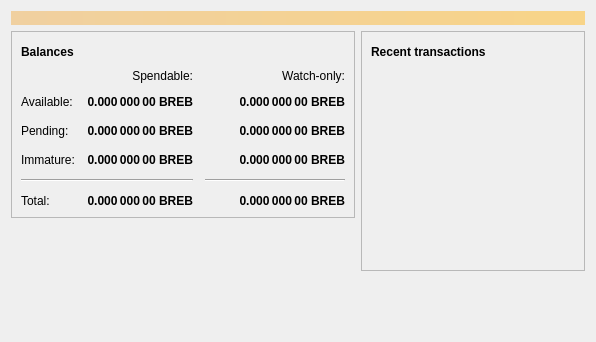
<?xml version="1.0" encoding="UTF-8"?>
<ui version="4.0">
 <class>OverviewPage</class>
 <widget class="QWidget" name="OverviewPage">
  <property name="geometry">
   <rect>
    <x>0</x>
    <y>0</y>
    <width>596</width>
    <height>342</height>
   </rect>
  </property>
  <property name="windowTitle">
   <string>Form</string>
  </property>
  <layout class="QVBoxLayout" name="topLayout">
   <item>
    <widget class="QLabel" name="labelAlerts">
     <property name="visible">
      <bool>false</bool>
     </property>
     <property name="styleSheet">
      <string notr="true">QLabel { background-color: qlineargradient(x1: 0, y1: 0, x2: 1, y2: 0, stop:0 #F0D0A0, stop:1 #F8D488); color:#000000; }</string>
     </property>
     <property name="wordWrap">
      <bool>true</bool>
     </property>
     <property name="margin">
      <number>3</number>
     </property>
     <property name="textInteractionFlags">
      <set>Qt::TextSelectableByMouse</set>
     </property>
    </widget>
   </item>
   <item>
    <layout class="QHBoxLayout" name="horizontalLayout" stretch="1,1">
     <item>
      <layout class="QVBoxLayout" name="verticalLayout_2">
       <item>
        <widget class="QFrame" name="frame">
         <property name="frameShape">
          <enum>QFrame::StyledPanel</enum>
         </property>
         <property name="frameShadow">
          <enum>QFrame::Raised</enum>
         </property>
         <layout class="QVBoxLayout" name="verticalLayout_4">
          <item>
           <layout class="QHBoxLayout" name="horizontalLayout_4">
            <item>
             <widget class="QLabel" name="label_5">
              <property name="font">
               <font>
                <weight>75</weight>
                <bold>true</bold>
               </font>
              </property>
              <property name="text">
               <string>Balances</string>
              </property>
             </widget>
            </item>
            <item>
             <widget class="QPushButton" name="labelWalletStatus">
              <property name="enabled">
               <bool>true</bool>
              </property>
              <property name="maximumSize">
               <size>
                <width>30</width>
                <height>16777215</height>
               </size>
              </property>
              <property name="toolTip">
               <string>The displayed information may be out of date. Your wallet automatically synchronizes with the Brebcoin network after a connection is established, but this process has not completed yet.</string>
              </property>
              <property name="text">
               <string/>
              </property>
              <property name="icon">
               <iconset resource="../bitcoin.qrc">
                <normaloff>:/icons/warning</normaloff>
                <disabledoff>:/icons/warning</disabledoff>:/icons/warning</iconset>
              </property>
              <property name="iconSize">
               <size>
                <width>24</width>
                <height>24</height>
               </size>
              </property>
              <property name="flat">
               <bool>true</bool>
              </property>
             </widget>
            </item>
            <item>
             <spacer name="horizontalSpacer_3">
              <property name="orientation">
               <enum>Qt::Horizontal</enum>
              </property>
              <property name="sizeHint" stdset="0">
               <size>
                <width>40</width>
                <height>20</height>
               </size>
              </property>
             </spacer>
            </item>
           </layout>
          </item>
          <item>
           <layout class="QGridLayout" name="gridLayout">
            <property name="spacing">
             <number>12</number>
            </property>
            <item row="2" column="2">
             <widget class="QLabel" name="labelWatchPending">
              <property name="font">
               <font>
                <weight>75</weight>
                <bold>true</bold>
               </font>
              </property>
              <property name="cursor">
               <cursorShape>IBeamCursor</cursorShape>
              </property>
              <property name="toolTip">
               <string>Unconfirmed transactions to watch-only addresses</string>
              </property>
              <property name="text">
               <string notr="true">0.000 000 00 BREB</string>
              </property>
              <property name="alignment">
               <set>Qt::AlignRight|Qt::AlignTrailing|Qt::AlignVCenter</set>
              </property>
              <property name="textInteractionFlags">
               <set>Qt::LinksAccessibleByMouse|Qt::TextSelectableByKeyboard|Qt::TextSelectableByMouse</set>
              </property>
             </widget>
            </item>
            <item row="2" column="1">
             <widget class="QLabel" name="labelUnconfirmed">
              <property name="font">
               <font>
                <weight>75</weight>
                <bold>true</bold>
               </font>
              </property>
              <property name="cursor">
               <cursorShape>IBeamCursor</cursorShape>
              </property>
              <property name="toolTip">
               <string>Total of transactions that have yet to be confirmed, and do not yet count toward the spendable balance</string>
              </property>
              <property name="text">
               <string notr="true">0.000 000 00 BREB</string>
              </property>
              <property name="alignment">
               <set>Qt::AlignRight|Qt::AlignTrailing|Qt::AlignVCenter</set>
              </property>
              <property name="textInteractionFlags">
               <set>Qt::LinksAccessibleByMouse|Qt::TextSelectableByKeyboard|Qt::TextSelectableByMouse</set>
              </property>
             </widget>
            </item>
            <item row="3" column="2">
             <widget class="QLabel" name="labelWatchImmature">
              <property name="font">
               <font>
                <weight>75</weight>
                <bold>true</bold>
               </font>
              </property>
              <property name="cursor">
               <cursorShape>IBeamCursor</cursorShape>
              </property>
              <property name="toolTip">
               <string>Mined balance in watch-only addresses that has not yet matured</string>
              </property>
              <property name="text">
               <string notr="true">0.000 000 00 BREB</string>
              </property>
              <property name="alignment">
               <set>Qt::AlignRight|Qt::AlignTrailing|Qt::AlignVCenter</set>
              </property>
              <property name="textInteractionFlags">
               <set>Qt::LinksAccessibleByMouse|Qt::TextSelectableByKeyboard|Qt::TextSelectableByMouse</set>
              </property>
             </widget>
            </item>
            <item row="4" column="0" colspan="2">
             <widget class="Line" name="line">
              <property name="orientation">
               <enum>Qt::Horizontal</enum>
              </property>
             </widget>
            </item>
            <item row="4" column="2">
             <widget class="Line" name="lineWatchBalance">
              <property name="sizePolicy">
               <sizepolicy hsizetype="Preferred" vsizetype="Fixed">
                <horstretch>0</horstretch>
                <verstretch>0</verstretch>
               </sizepolicy>
              </property>
              <property name="minimumSize">
               <size>
                <width>140</width>
                <height>0</height>
               </size>
              </property>
              <property name="orientation">
               <enum>Qt::Horizontal</enum>
              </property>
             </widget>
            </item>
            <item row="5" column="0">
             <widget class="QLabel" name="labelTotalText">
              <property name="text">
               <string>Total:</string>
              </property>
             </widget>
            </item>
            <item row="3" column="1">
             <widget class="QLabel" name="labelImmature">
              <property name="font">
               <font>
                <weight>75</weight>
                <bold>true</bold>
               </font>
              </property>
              <property name="cursor">
               <cursorShape>IBeamCursor</cursorShape>
              </property>
              <property name="toolTip">
               <string>Mined balance that has not yet matured</string>
              </property>
              <property name="text">
               <string notr="true">0.000 000 00 BREB</string>
              </property>
              <property name="alignment">
               <set>Qt::AlignRight|Qt::AlignTrailing|Qt::AlignVCenter</set>
              </property>
              <property name="textInteractionFlags">
               <set>Qt::LinksAccessibleByMouse|Qt::TextSelectableByKeyboard|Qt::TextSelectableByMouse</set>
              </property>
             </widget>
            </item>
            <item row="2" column="3">
             <spacer name="horizontalSpacer_2">
              <property name="orientation">
               <enum>Qt::Horizontal</enum>
              </property>
              <property name="sizeHint" stdset="0">
               <size>
                <width>40</width>
                <height>20</height>
               </size>
              </property>
             </spacer>
            </item>
            <item row="3" column="0">
             <widget class="QLabel" name="labelImmatureText">
              <property name="text">
               <string>Immature:</string>
              </property>
             </widget>
            </item>
            <item row="5" column="1">
             <widget class="QLabel" name="labelTotal">
              <property name="font">
               <font>
                <weight>75</weight>
                <bold>true</bold>
               </font>
              </property>
              <property name="cursor">
               <cursorShape>IBeamCursor</cursorShape>
              </property>
              <property name="toolTip">
               <string>Your current total balance</string>
              </property>
              <property name="text">
               <string notr="true">0.000 000 00 BREB</string>
              </property>
              <property name="alignment">
               <set>Qt::AlignRight|Qt::AlignTrailing|Qt::AlignVCenter</set>
              </property>
              <property name="textInteractionFlags">
               <set>Qt::LinksAccessibleByMouse|Qt::TextSelectableByKeyboard|Qt::TextSelectableByMouse</set>
              </property>
             </widget>
            </item>
            <item row="5" column="2">
             <widget class="QLabel" name="labelWatchTotal">
              <property name="font">
               <font>
                <weight>75</weight>
                <bold>true</bold>
               </font>
              </property>
              <property name="cursor">
               <cursorShape>IBeamCursor</cursorShape>
              </property>
              <property name="toolTip">
               <string>Current total balance in watch-only addresses</string>
              </property>
              <property name="text">
               <string notr="true">0.000 000 00 BREB</string>
              </property>
              <property name="alignment">
               <set>Qt::AlignRight|Qt::AlignTrailing|Qt::AlignVCenter</set>
              </property>
              <property name="textInteractionFlags">
               <set>Qt::LinksAccessibleByMouse|Qt::TextSelectableByKeyboard|Qt::TextSelectableByMouse</set>
              </property>
             </widget>
            </item>
            <item row="0" column="2">
             <widget class="QLabel" name="labelWatchonly">
              <property name="text">
               <string>Watch-only:</string>
              </property>
              <property name="alignment">
               <set>Qt::AlignRight|Qt::AlignTrailing|Qt::AlignVCenter</set>
              </property>
             </widget>
            </item>
            <item row="1" column="0">
             <widget class="QLabel" name="labelBalanceText">
              <property name="text">
               <string>Available:</string>
              </property>
             </widget>
            </item>
            <item row="1" column="1">
             <widget class="QLabel" name="labelBalance">
              <property name="font">
               <font>
                <weight>75</weight>
                <bold>true</bold>
               </font>
              </property>
              <property name="cursor">
               <cursorShape>IBeamCursor</cursorShape>
              </property>
              <property name="toolTip">
               <string>Your current spendable balance</string>
              </property>
              <property name="text">
               <string notr="true">0.000 000 00 BREB</string>
              </property>
              <property name="alignment">
               <set>Qt::AlignRight|Qt::AlignTrailing|Qt::AlignVCenter</set>
              </property>
              <property name="textInteractionFlags">
               <set>Qt::LinksAccessibleByMouse|Qt::TextSelectableByKeyboard|Qt::TextSelectableByMouse</set>
              </property>
             </widget>
            </item>
            <item row="1" column="2">
             <widget class="QLabel" name="labelWatchAvailable">
              <property name="font">
               <font>
                <weight>75</weight>
                <bold>true</bold>
               </font>
              </property>
              <property name="cursor">
               <cursorShape>IBeamCursor</cursorShape>
              </property>
              <property name="toolTip">
               <string>Your current balance in watch-only addresses</string>
              </property>
              <property name="text">
               <string notr="true">0.000 000 00 BREB</string>
              </property>
              <property name="alignment">
               <set>Qt::AlignRight|Qt::AlignTrailing|Qt::AlignVCenter</set>
              </property>
              <property name="textInteractionFlags">
               <set>Qt::LinksAccessibleByMouse|Qt::TextSelectableByKeyboard|Qt::TextSelectableByMouse</set>
              </property>
             </widget>
            </item>
            <item row="2" column="0">
             <widget class="QLabel" name="labelPendingText">
              <property name="text">
               <string>Pending:</string>
              </property>
             </widget>
            </item>
            <item row="0" column="1">
             <widget class="QLabel" name="labelSpendable">
              <property name="text">
               <string>Spendable:</string>
              </property>
              <property name="alignment">
               <set>Qt::AlignRight|Qt::AlignTrailing|Qt::AlignVCenter</set>
              </property>
             </widget>
            </item>
           </layout>
          </item>
         </layout>
        </widget>
       </item>
       <item>
        <spacer name="verticalSpacer">
         <property name="orientation">
          <enum>Qt::Vertical</enum>
         </property>
         <property name="sizeHint" stdset="0">
          <size>
           <width>20</width>
           <height>40</height>
          </size>
         </property>
        </spacer>
       </item>
      </layout>
     </item>
     <item>
      <layout class="QVBoxLayout" name="verticalLayout_3">
       <item>
        <widget class="QFrame" name="frame_2">
         <property name="frameShape">
          <enum>QFrame::StyledPanel</enum>
         </property>
         <property name="frameShadow">
          <enum>QFrame::Raised</enum>
         </property>
         <layout class="QVBoxLayout" name="verticalLayout">
          <item>
           <layout class="QHBoxLayout" name="horizontalLayout_2">
            <item>
             <widget class="QLabel" name="label_4">
              <property name="font">
               <font>
                <weight>75</weight>
                <bold>true</bold>
               </font>
              </property>
              <property name="text">
               <string>Recent transactions</string>
              </property>
             </widget>
            </item>
            <item>
             <widget class="QPushButton" name="labelTransactionsStatus">
              <property name="enabled">
               <bool>true</bool>
              </property>
              <property name="maximumSize">
               <size>
                <width>30</width>
                <height>16777215</height>
               </size>
              </property>
              <property name="toolTip">
               <string>The displayed information may be out of date. Your wallet automatically synchronizes with the Brebcoin network after a connection is established, but this process has not completed yet.</string>
              </property>
              <property name="text">
               <string/>
              </property>
              <property name="icon">
               <iconset resource="../bitcoin.qrc">
                <normaloff>:/icons/warning</normaloff>
                <disabledoff>:/icons/warning</disabledoff>:/icons/warning</iconset>
              </property>
              <property name="iconSize">
               <size>
                <width>24</width>
                <height>24</height>
               </size>
              </property>
              <property name="flat">
               <bool>true</bool>
              </property>
             </widget>
            </item>
            <item>
             <spacer name="horizontalSpacer">
              <property name="orientation">
               <enum>Qt::Horizontal</enum>
              </property>
              <property name="sizeHint" stdset="0">
               <size>
                <width>40</width>
                <height>20</height>
               </size>
              </property>
             </spacer>
            </item>
           </layout>
          </item>
          <item>
           <widget class="QListView" name="listTransactions">
            <property name="styleSheet">
             <string notr="true">QListView { background: transparent; }</string>
            </property>
            <property name="frameShape">
             <enum>QFrame::NoFrame</enum>
            </property>
            <property name="verticalScrollBarPolicy">
             <enum>Qt::ScrollBarAlwaysOff</enum>
            </property>
            <property name="horizontalScrollBarPolicy">
             <enum>Qt::ScrollBarAlwaysOff</enum>
            </property>
            <property name="selectionMode">
             <enum>QAbstractItemView::NoSelection</enum>
            </property>
           </widget>
          </item>
         </layout>
        </widget>
       </item>
       <item>
        <spacer name="verticalSpacer_2">
         <property name="orientation">
          <enum>Qt::Vertical</enum>
         </property>
         <property name="sizeHint" stdset="0">
          <size>
           <width>20</width>
           <height>40</height>
          </size>
         </property>
        </spacer>
       </item>
      </layout>
     </item>
    </layout>
   </item>
  </layout>
 </widget>
 <resources/>
 <connections/>
</ui>
